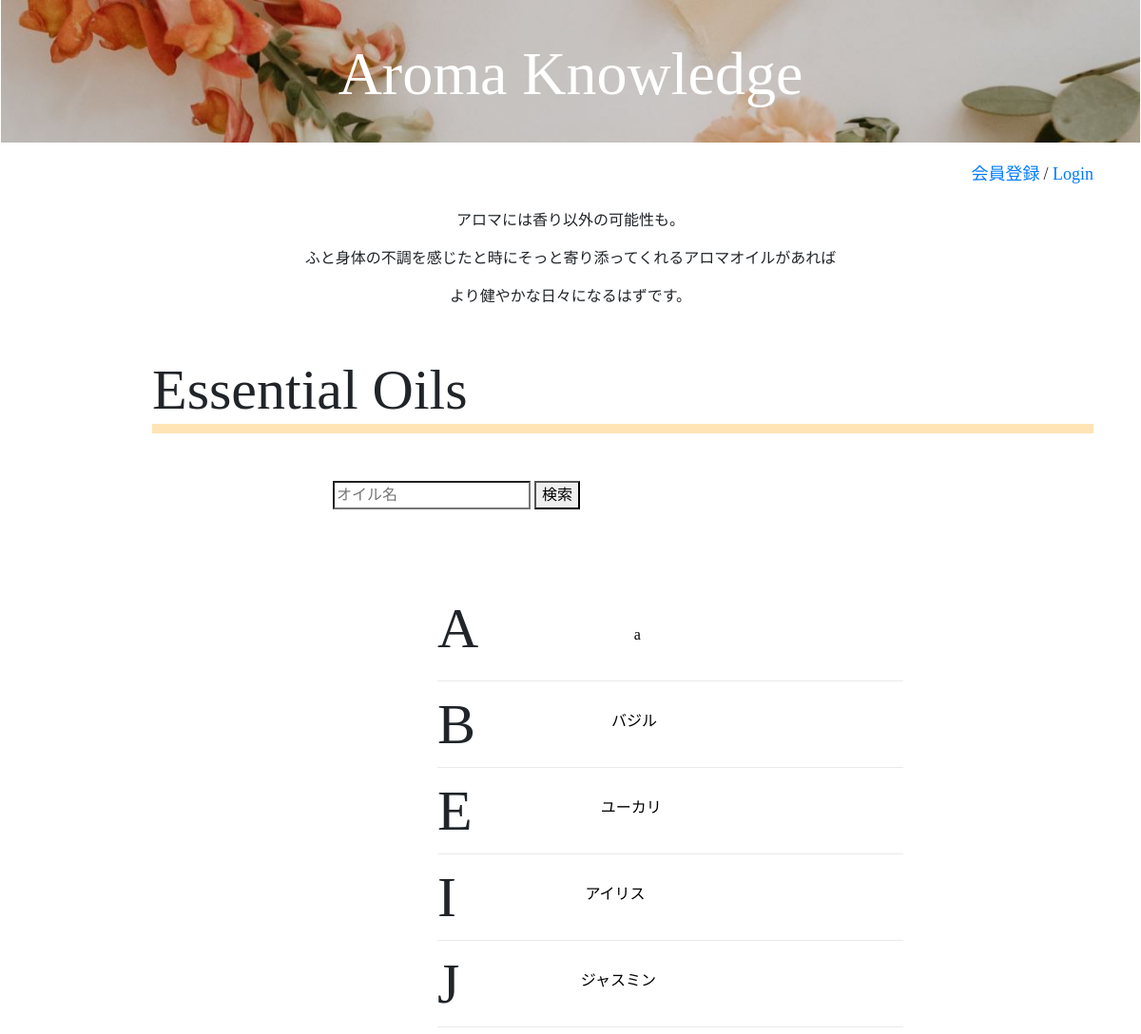
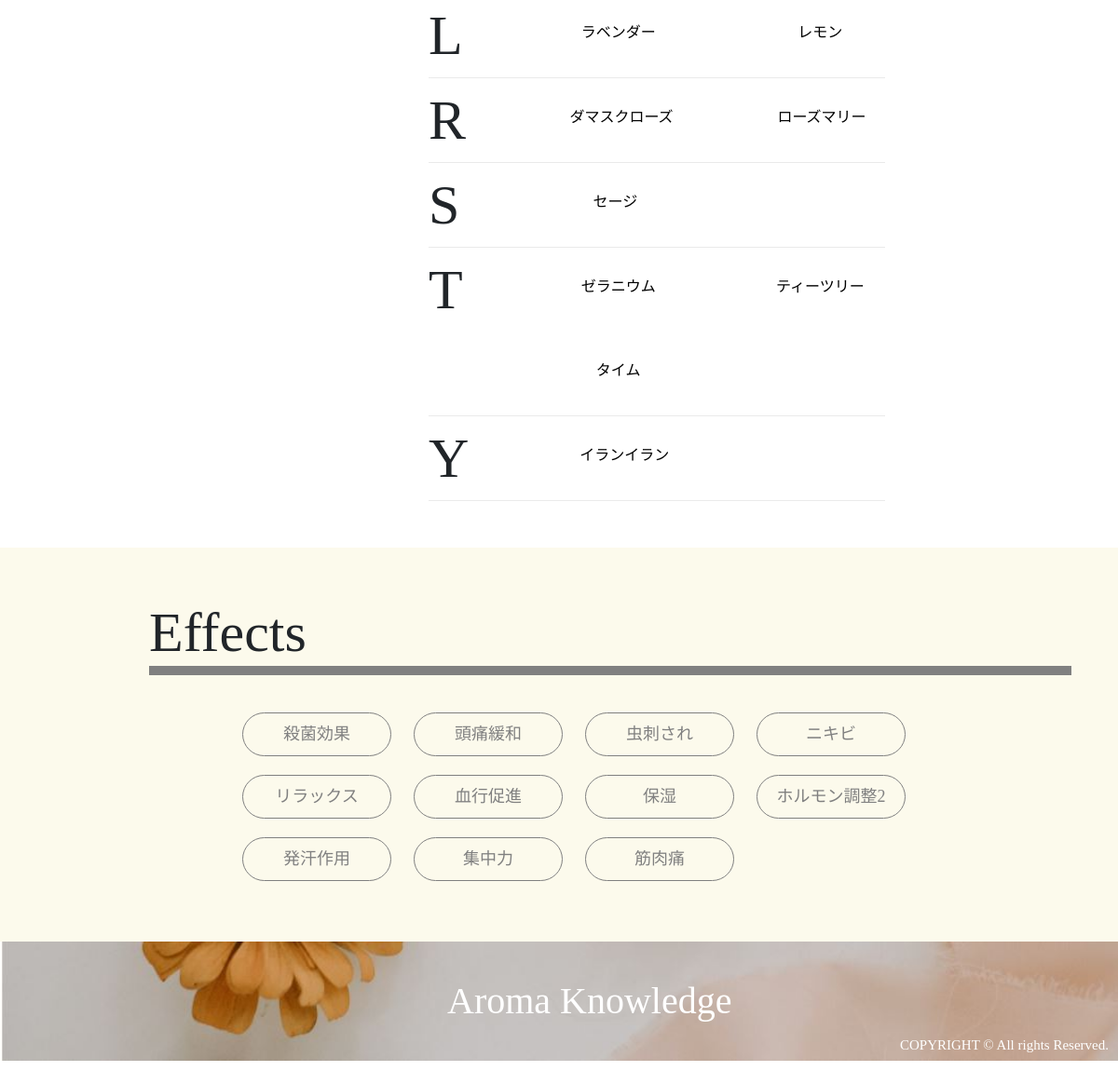
Before: / with the older database file (2 pictures, top to bottom).
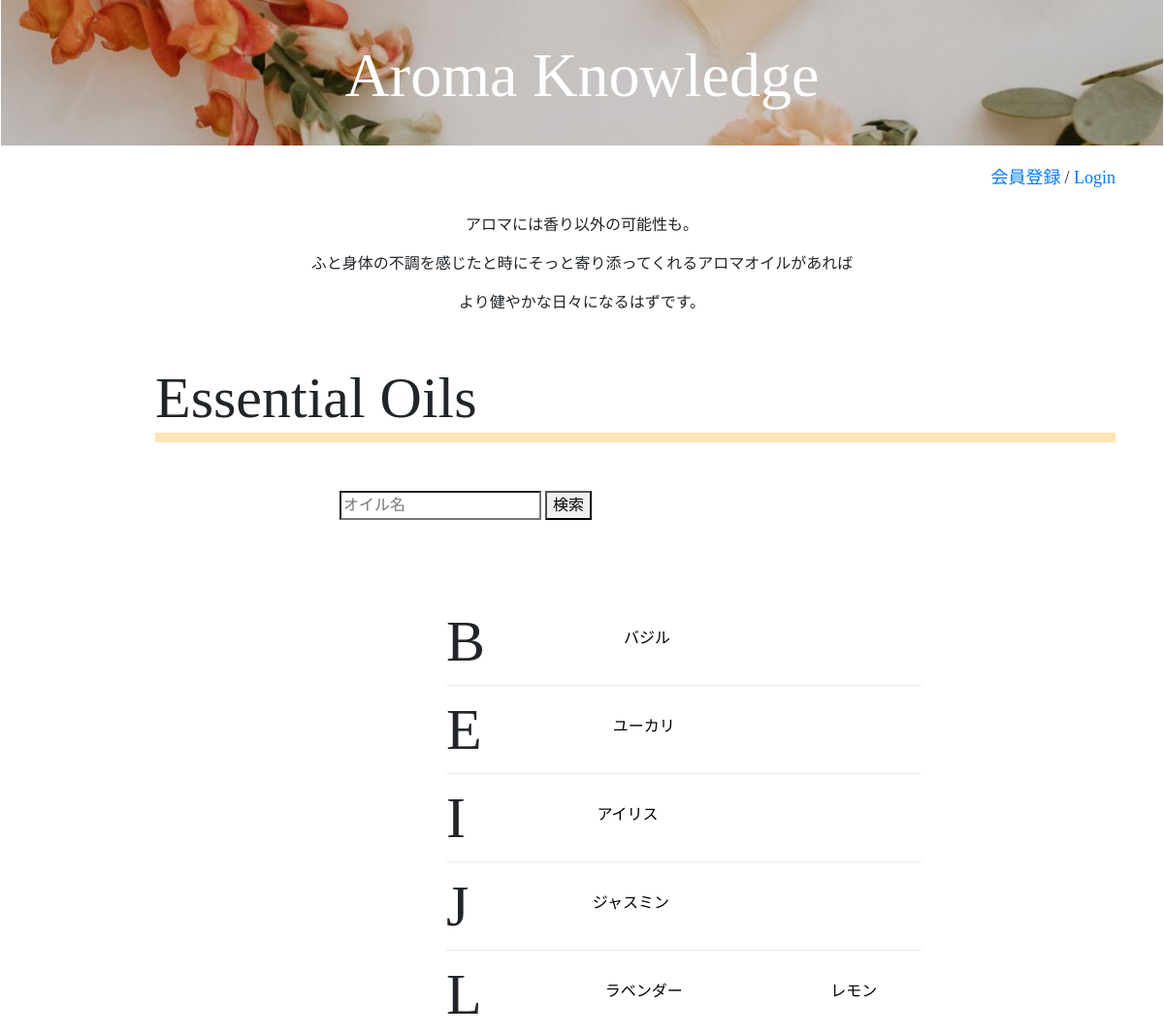
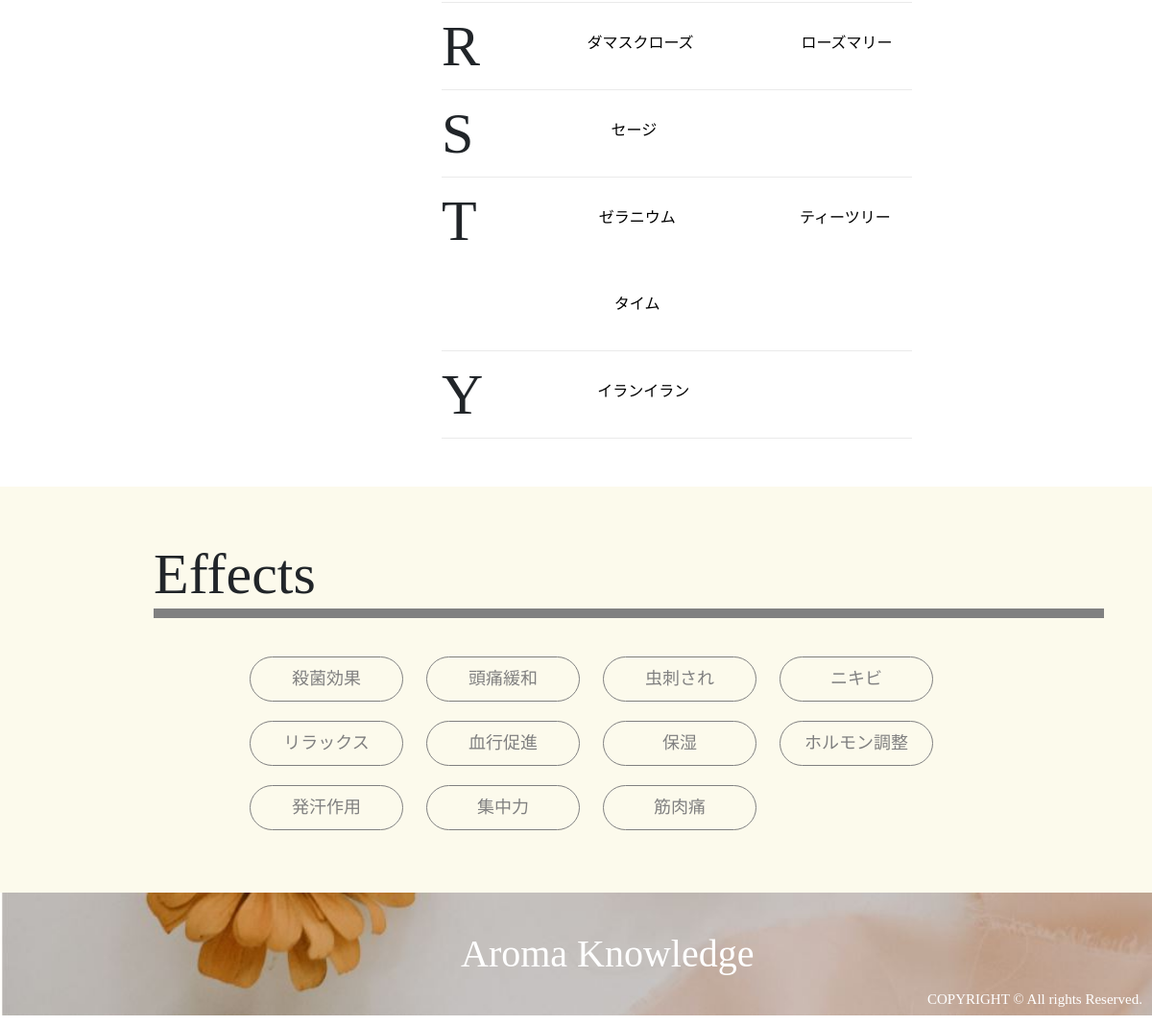
After: the same page with the newer database file (2 pictures, top to bottom).
### tables this page shows
CREATE TABLE `essential_oils` (
  `id` int(11) NOT NULL AUTO_INCREMENT,
  `name` varchar(255) NOT NULL,
  `scientific_name` varchar(255) NOT NULL,
  `plant_name` varchar(255) NOT NULL,
  `extraction` varchar(255) NOT NULL,
  `aroma` varchar(255) NOT NULL,
  `caution` varchar(255) NOT NULL,
  `english_name` varchar(255) NOT NULL,
  `user_id` int(11) NOT NULL,
  `image` varchar(255) NOT NULL,
  `created_at` timestamp NOT NULL DEFAULT CURRENT_TIMESTAMP,
  PRIMARY KEY (`id`),
  UNIQUE KEY `name` (`name`),
  KEY `user_id` (`user_id`),
  CONSTRAINT `essential_oils_ibfk_1` FOREIGN KEY (`user_id`) REFERENCES `users` (`id`) ON DELETE CASCADE ON UPDATE CASCADE
);

CREATE TABLE `effects` (
  `id` int(11) NOT NULL AUTO_INCREMENT,
  `effect` varchar(255) NOT NULL,
  `content` varchar(255) NOT NULL,
  `caution` varchar(255) NOT NULL,
  `user_id` int(11) NOT NULL,
  `created_at` timestamp NOT NULL DEFAULT CURRENT_TIMESTAMP,
  PRIMARY KEY (`id`),
  UNIQUE KEY `effect` (`effect`),
  KEY `user_id` (`user_id`),
  CONSTRAINT `effects_ibfk_1` FOREIGN KEY (`user_id`) REFERENCES `users` (`id`) ON DELETE CASCADE ON UPDATE CASCADE
);

### index.php (called while the page is built, shortened)
<?php
    require_once 'DAOs/OilDAO.php';
    require_once 'DAOs/EffectDAO.php';
    $oils = OilDAO::get_all_oils_sort();
    $effects = EffectDAO::get_all_effects();
    include_once 'views/index_view.php';

### DAOs/OilDAO.php (called while the page is built, shortened)
<?php
    class OilDAO extends DAO{
        public static function get_all_oils_sort(){
            try{
                $pdo = self::get_connection();
                $stmt = $pdo->query('SELECT * FROM essential_oils ORDER BY english_name ASC');
                $stmt->setFetchMode(PDO::FETCH_CLASS|PDO::FETCH_PROPS_LATE, 'Oil');
                $oils = $stmt->fetchAll();
            }catch(PDOException $e){
            }finally{
                self::close_connection($pdo, $stmt);
            }
            return $oils;
        }
    }

### DAOs/EffectDAO.php (called while the page is built, shortened)
<?php
    class EffectDAO extends DAO{
        public static function get_all_effects(){
            try{
                $pdo = self::get_connection();
                $stmt = $pdo->query('SELECT * FROM effects');
                $stmt->setFetchMode(PDO::FETCH_CLASS|PDO::FETCH_PROPS_LATE, 'Effect');
                $effects = $stmt->fetchAll();
            }catch(PDOException $e){
                }finally{
                    self::close_connection($pdo, $stmt);
                }
                return $effects;
        }
    }

### views/index_view.php (the view, shortened to what this page needs)
<!DOCTYPE html>
<html lang="ja">
    <head>
        <link rel="stylesheet" href="https://stackpath.bootstrapcdn.com/bootstrap/4.3.1/css/bootstrap.min.css">
        <link rel="stylesheet" href="css/style.css">
        <link rel="stylesheet" href="css/style2.css">
    </head>
    <body>
        <div class="header" style="background-image:url(images/top1.jpg)">
            <h1><a href="index.php">Aroma Knowledge</h1></a>
        </div>
        <div class="main">
            <span><a href="user_register.php">会員登録</a></span>
            <span> / </span>
            <span><a href="login.php">Login</a></span>
        </div>
        <div class="toptext">
            <p>アロマには香り以外の可能性も。</p>
            <p>ふと身体の不調を感じたと時にそっと寄り添ってくれるアロマオイルがあれば</p>
            <p>より健やかな日々になるはずです。</p>
        </div>
        <div class="essential_oils">
            <h2 class="title">Essential Oils</h2>
            <form class="SearchOil" action="search_oils.php">
                <input type="search" name="keyword" placeholder="オイル名">
                <button type="submit">検索</button>
            </form>
            <div class="EoilContent2">
                <?php $pre_letter = ''; ?>
                <?php $count = 1; ?>
                <?php foreach($oils as $oil): ?>
                    <?php $letter = strtoupper(substr($oil->english_name, 0,1)); ?>
                    <?php if($letter !== $pre_letter): ?>
                        <?php if($count !== 1): ?>
                        </div>
                    </div>
                            <?php $count = 1; ?>
                        <?php endif; ?>
                    <div class="oil">
                        <p1><?= $letter ?></p1>
                        <div class="oil_elements">
                    <?php endif; ?>
                    <?php $pre_letter = $letter; ?>
                    <?php $count++; ?>
                    <div class="oilset">
                        <a href="oil_detail.php?id=<?= $oil->id ?>"><img src="<?= 'upload/' . $oil->image?>"  class="OilPic" alt="Oil"></a>
                        <a href="oil_detail.php?id=<?= $oil->id ?>" class="OilName"><?= $oil->name ?></a>
                    </div>
                <?php endforeach; ?>
                </div>
            </div>
        </div>
        </div>
        <div class="wrapper">
            <div class="effects">
                <h2 class="title">Effects</h2>
                <div class="EffectContent">
                    <?php foreach($effects as $effect): ?>
                        <a href="effect_detail.php?id=<?= $effect->id ?>" class="EffectBtn"><?= $effect->effect ?></a>
                    <?php endforeach; ?>
                </div>
            </div>
        </div>
        <div class="footer" style="background-image:url(images/footer.jpg)">
            <h1 class="logo">Aroma Knowledge</h1>
            <p class="copylight">COPYRIGHT © All rights Reserved.</p>
        </div>
    </body>
</html>

### css/style.css (style rules this page uses)
body { font-family: 'Times New Roman', '游ゴシック', 'Meiryo UI'; }
.header { text-align: center; background: url(images/top1.jpg); background-size: cover; width: 100%; }
.header h1 { color: white; font-family: Times New Roman; margin: auto; }
.header a { text-decoration: none; color: white; }
form { margin: 50px; }
.EffectBtn { width: 160px; margin: 10px; display: inline-block; padding: 0.5em 1em; text-decoration: none; border: solid 1px gray; border-radius: 25px; transition: .4s; }
@media screen and (min-width :769px) { .header { height: 150px; } }
@media screen and (min-width :769px) { .header h1 { padding: 40px; font-size: 4.0rem; } }
@media screen and (min-width :769px) { .main { height: 50px; margin: 20px 50px; float: right; } }
@media screen and (min-width :769px) { .main span { font-size: 18px; } }
@media screen and (min-width :769px) { .toptext { margin-left: auto; margin-right: auto; width: 700px; padding-top: 20px; } }
@media screen and (min-width :769px) { .toptext p { text-align: center; font-family: "游ゴシック"; } }
@media screen and (min-width :769px) { .essential_oils, .effects, .other, .relations, .SearchOil { margin: 50px 50px; clear: right; } }
@media screen and (min-width :769px) { .title { margin-left: 10%; font-size: 60px; border-bottom: solid 10px moccasin; } }
@media screen and (min-width :769px) { .SearchOil { height: 60px; margin-left: 300px; } }
@media screen and (min-width :769px) { .EoilContent, .EoilContent2 { margin-left: 200px; margin-right: 200px; margin-bottom: 25px; } }
@media screen and (min-width :769px) { .oil { display: flex; margin-left: 30%; border-bottom: solid 1px #cccccc6b; } }
@media screen and (min-width :769px) { .oil p1 { text-align: center; font-size: 60px; clear: left; } }
@media screen and (min-width :769px) { .OilName { text-decoration: none; color: black; text-align: center; display: block; margin-left: 47px; width: 200px; position: absolute; z-index: 1; margin-top: -60px; } }
@media screen and (min-width :769px) { .wrapper { background: #ece08829; padding-top: 5px; padding-bottom: 5px; } }
@media screen and (min-width :769px) { .effects .title { border-bottom: solid 10px gray; } }
@media screen and (min-width :769px) { .EffectContent { margin-left: 200px; margin-top: 30px; } }
@media screen and (min-width :769px) { .EffectContent a { color: gray; text-align: center; font-size: 18px; text-decoration: none; } }
@media screen and (min-width :769px) { .footer { background: url(images/footer.jpg); background-size: cover; bottom: 0; width: 100%; } }
@media screen and (min-width :769px) { .logo { display: inline-block; margin-left: 40%; margin-top: 40px; color: white; margin-bottom: 40px; } }
@media screen and (min-width :769px) { .copylight { display: inline-block; font-size: 15px; float: right; bottom: 0; margin-right: 10px; margin-top: 100px; color: white; } }

### css/style2.css (style rules this page uses)
body { font-family: 'Times New Roman', '游ゴシック', 'Meiryo UI'; }
.oil_elements { display: flex; flex-flow: wrap; margin-left: 20px; }
.oilset { width: 50%; }

Changed rows visible on the page:
removed essential_oils: english_name "A", name "a"
changed effects: effect "ホルモン調整2" → "ホルモン調整"
